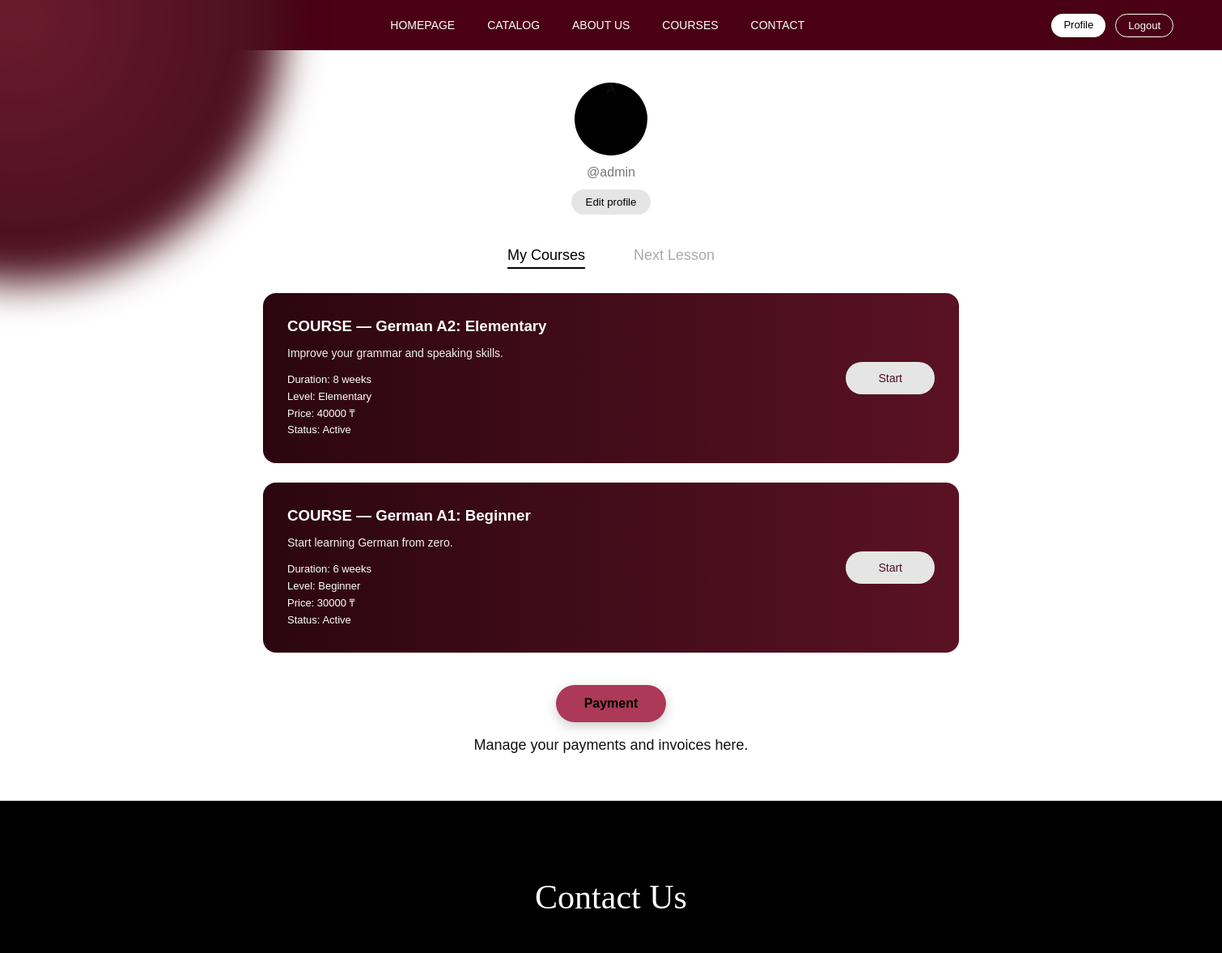
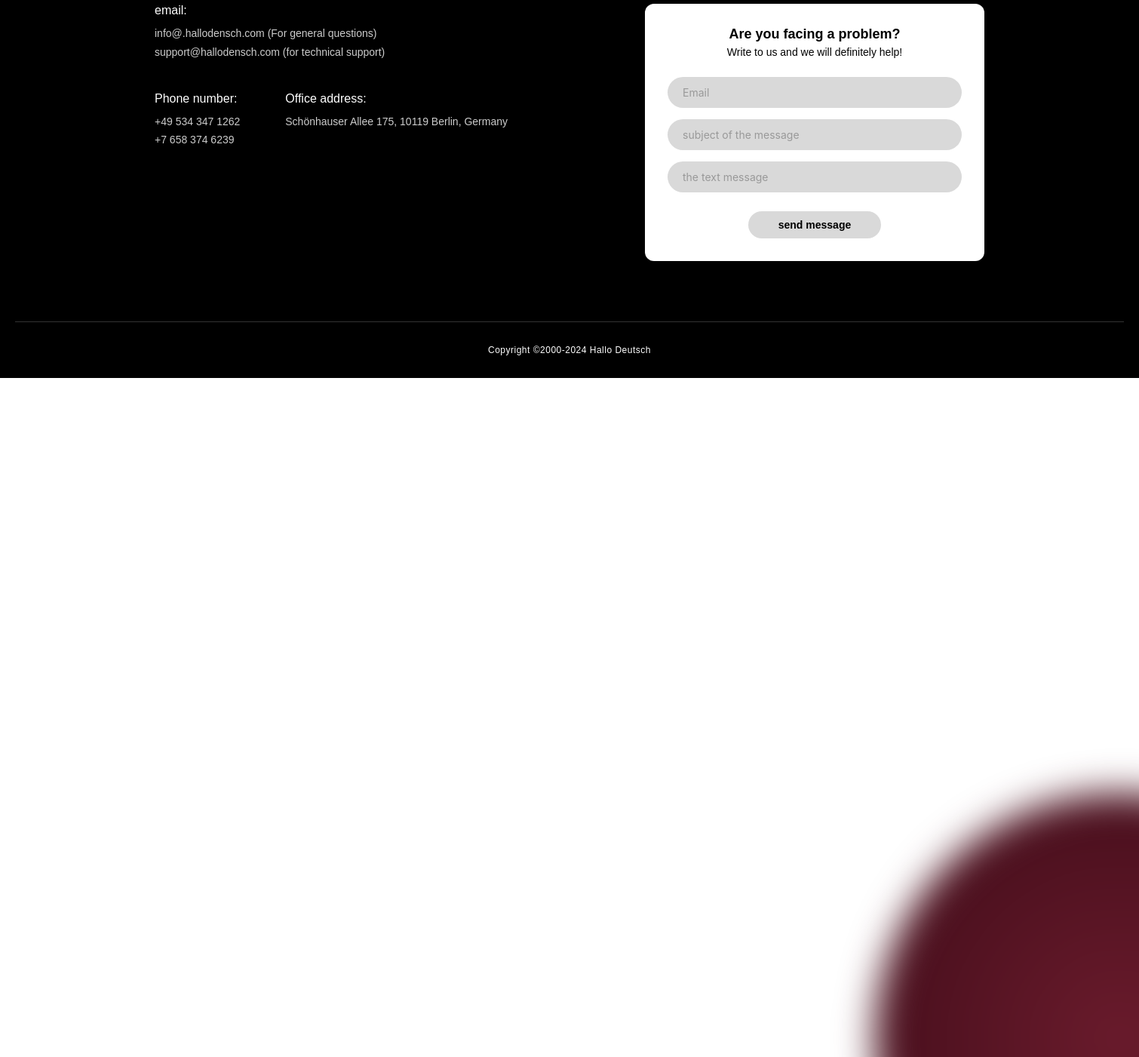
Page /profile/ (signed in) on the committed database (2 pictures, top to bottom).
### girls/models.py (models this page shows, shortened)
class Course(models.Model):
    LEVEL_CHOICES = [
        ('beginner', 'Beginner'),
        ('elementary', 'Elementary'),
        ('intermediate', 'Intermediate'),
        ('advanced', 'Advanced'),
    ]
    title = models.CharField(max_length=200)
    slug = models.SlugField(max_length=220, unique=True)
    short_description = models.CharField(max_length=255, blank=True)
    description = models.TextField(blank=True)
    price = models.PositiveIntegerField(default=0)  # store in smallest currency unit or whole tugrik
    duration = models.CharField(max_length=100, blank=True)
    level = models.CharField(max_length=20, choices=LEVEL_CHOICES, default='beginner')
    image = models.ImageField(upload_to='courses/', blank=True, null=True)
    is_published = models.BooleanField(default=True)
    created_at = models.DateTimeField(auto_now_add=True)

class Enrollment(models.Model):
    STATUS_CHOICES = [
        ('active', 'Active'),
        ('completed', 'Completed'),
        ('cancelled', 'Cancelled'),
    ]
    user = models.ForeignKey(
        User,
        on_delete=models.CASCADE,
        related_name='enrollments'
    )
    course = models.ForeignKey(
        Course,
        on_delete=models.CASCADE,
        related_name='enrollments'
    )
    status = models.CharField(
        max_length=20,
        choices=STATUS_CHOICES,
        default='active'
    )
    enrolled_at = models.DateTimeField(auto_now_add=True)
    class Meta:
        constraints = [
            models.UniqueConstraint(
                fields=['user', 'course'],
                name='unique_user_course_enrollment'
            )
        ]
        ordering = ['-enrolled_at']

### girls/views.py (the view)
# urls.py: path('profile/', views.profile, name='profile'),
@login_required
def profile(request):
    enrollments = Enrollment.objects.filter(user=request.user).select_related('course')
    user_courses = []
    for enrollment in enrollments:
        course = enrollment.course
        next_lesson = course.lessons.first()  # simple version, adjust for completed logic
        user_courses.append({
            'course': course,
            'enrollment': enrollment,
            'next_lesson': next_lesson
        })
    return render(request, 'girls/profile3.html', {'user_courses': user_courses})

### girls/templates/girls/profile3.html (shortened to what this page needs)
{% extends 'girls/base.html' %}
{% load static %}
{% block css %}
<link rel="stylesheet" href="{% static 'girls/css/profile3.css' %}">
{% endblock %}
{% block content %}
<div class="circle top-left"></div>
<div class="circle bottom-right"></div>
<main class="container">
    <section class="profile">
        <div class="avatar">
            {% if user.profile.avatar %}
                <img src="{{ user.profile.avatar.url }}" alt="Avatar" style="width:100%; height:100%; border-radius:50%;">
            {% else %}
                <span>{{ user.first_name|default:user.username|slice:":1"|upper }}</span>
            {% endif %}
        </div>
        <span class="username">@{{ user.username }}</span>
        <a href="{% url 'girls:editprofile' %}">
            <button class="edit-btn">
                <a href="{% url 'girls:editprofile' %}" style="color: inherit; text-decoration: none;">Edit profile</a>
            </button>
                    </a>
    </section>
    <div class="tabs">
        <span class="active">My Courses</span>
        <span>Next Lesson</span>
    </div>
    {% if user_courses %}
        {% for uc in user_courses %}
        <div class="course-card">
            <div class="course-info">
                <h3>COURSE — {{ uc.course.title }}</h3>
                <p class="subtitle">{{ uc.course.short_description|default:"No description yet" }}</p>
                <ul>
                    <li>Duration: {{ uc.course.duration|default:"N/A" }}</li>
                    <li>Level: {{ uc.course.level|title }}</li>
                    <li>Price: {{ uc.course.price }} ₸</li>
                    <li>Status: {{ uc.enrollment.status|title }}</li>
                </ul>
            </div>
            {% if uc.next_lesson %}
                <a href="{% url 'girls:lesson_dynamic' uc.course.id uc.next_lesson.order %}" class="start-btn">
                    {% if uc.enrollment.status == 'completed' %}Review{% else %}Start{% endif %}
                </a>
            {% else %}
                <span class="start-btn" style="opacity:0.6; cursor:not-allowed;">No lessons</span>
            {% endif %}
        </div>
        {% endfor %}
    {% else %}
        <p style="text-align:center; margin-top:40px;">
            You are not enrolled in any courses yet. <a href="{% url 'girls:catalog' %}">Browse courses</a>
        </p>
    {% endif %}
<div class="payment">
    <button onclick="location.href='{% url 'girls:payment' %}'">Payment</button>
    <p>Manage your payments and invoices here.</p>
</div>
</main>
{% endblock %}

### girls/static/girls/css/homepage.css (style rules this page uses)
:root { --primary: #370617; --dark: #2a0b12; --light: #ffffff; --gray: #f2f2f2; --font-title: 'Playfair Display', serif; --font-main: 'Inter', sans-serif; --font-decorative: 'Italiana', serif; }
body { font-family: var(--font-main); color: #111; background: var(--light); }
.container { width: 90%; max-width: 1200px; margin: 0 auto; }
.course-card { background: #fff; padding: 30px; border-radius: 12px; transition: 0.3s; }
.course-card h3 { margin-bottom: 10px; }
.course-card p { font-size: 14px; margin-bottom: 15px; }
.course-card a { color: var(--primary); text-decoration: none; font-size: 14px; }

### girls/static/girls/css/profile3.css (style rules this page uses)
:root { --primary: #4b0f1f; --secondary: #6a1b2c; --light: #f2f2f2; --text: #333; }
* { box-sizing: border-box; font-family: Arial, Helvetica, sans-serif; }
body { margin: 0; min-height: 100vh; background: #fff; overflow-x: hidden; }
.circle { position: absolute; width: 650px; height: 650px; border-radius: 50%; background: radial-gradient(circle, #6a1b2c, #3b0a17); filter: blur(25px); }
.circle.top-left { top: -300px; left: -300px; }
.circle.bottom-right { bottom: -300px; right: -300px; }
.container { position: relative; z-index: 1; max-width: 900px; margin: 0 auto; padding: 40px 20px; }
.profile { text-align: center; margin-bottom: 40px; }
.avatar { width: 90px; height: 90px; background: #000; border-radius: 50%; margin: 0 auto 12px; }
.username { display: block; color: #777; margin-bottom: 12px; }
.edit-btn { padding: 8px 18px; border-radius: 20px; border: none; background: #e5e5e5; cursor: pointer; }
.tabs { display: flex; justify-content: center; gap: 60px; font-size: 18px; margin-bottom: 30px; }
.tabs span { color: #aaa; cursor: pointer; }
.tabs .active { color: #000; border-bottom: 2px solid #000; padding-bottom: 4px; }
.course-card { background: linear-gradient(90deg, #2b0610, #5a1223); color: #fff; border-radius: 16px; padding: 30px; margin-bottom: 24px; display: flex; justify-content: space-between; align-items: center; }
.course-info h3 { margin: 0 0 6px; }
.subtitle { font-size: 14px; margin-bottom: 14px; color: #f0f0f0; }
.course-info ul { padding: 0; margin: 0; list-style: none; font-size: 13px; line-height: 1.6; }
.start-btn { background: #e5e5e5; color: #000; border: none; padding: 12px 40px; border-radius: 20px; font-size: 16px; cursor: pointer; }
.payment { text-align: center; font-size: 18px; margin-top: 40px; }
.payment button { background: #ab3957; color: #000; font-weight: bold; font-size: 16px; padding: 14px 35px; border: none; border-radius: 30px; cursor: pointer; transition: background 0.3s ease, transform 0.2s ease, box-shadow 0.2s ease; box-shadow: 0 5px 15px rgba(0,0,0,0.2); }

### rows in the picture
Course: course "German A2: Elementary", course.short_description "Improve your grammar and speaking skills.", course.duration "8 weeks", course.level "Elementary", course.price "40000", enrollment.status "Active"
Course: course "German A1: Beginner", course.short_description "Start learning German from zero.", course.duration "6 weeks", course.level "Beginner", course.price "30000", enrollment.status "Active"

### other values in the picture
{{ user.username }} "admin"
